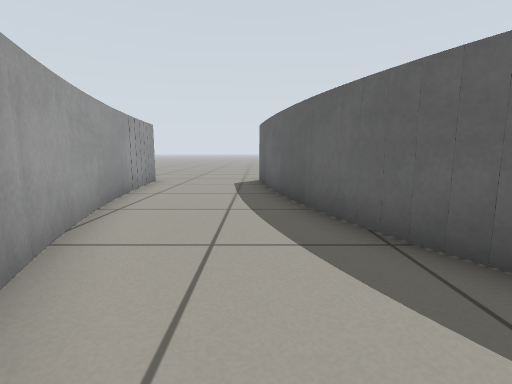
View 1 (above)

19 first-person views from a walk through a Gazebo world. The camera is 0.51 m above the floor, tilts 8° down and sees 85° across. The floor is counted in squares, 0.5 m on a side. Each view is taken from the middle of a square. On the plan, view 1 faces up. The plan holds only what a view shows up to about 11 squares ahead; the rest is blank.

View 2
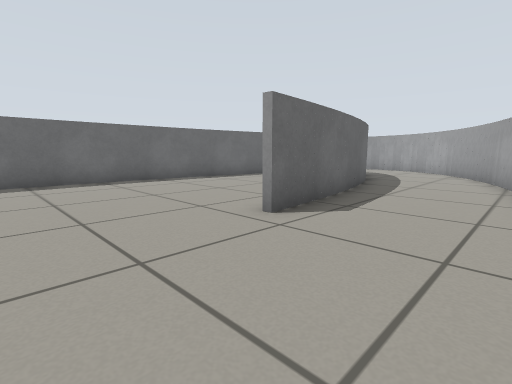

View 3
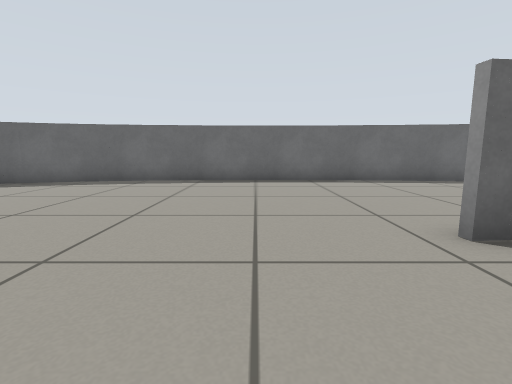

View 4
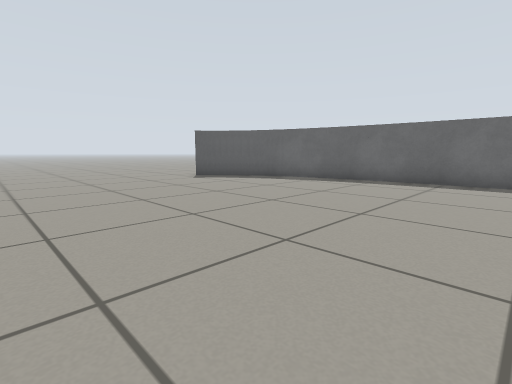

View 5
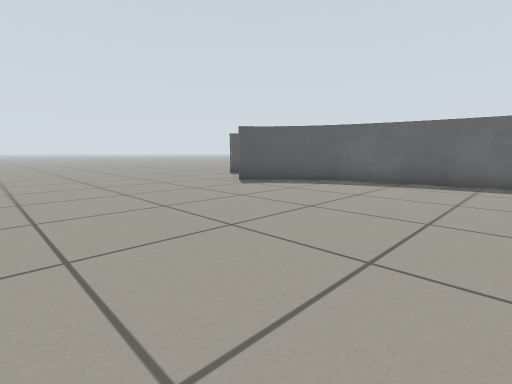

View 6
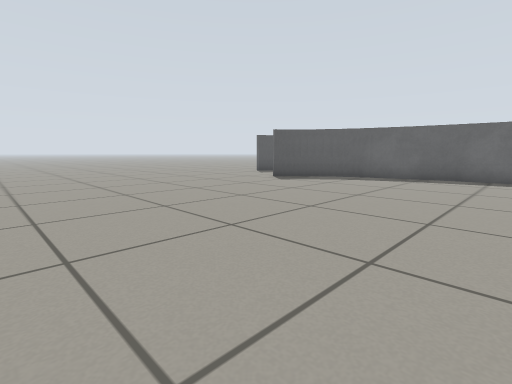

View 7
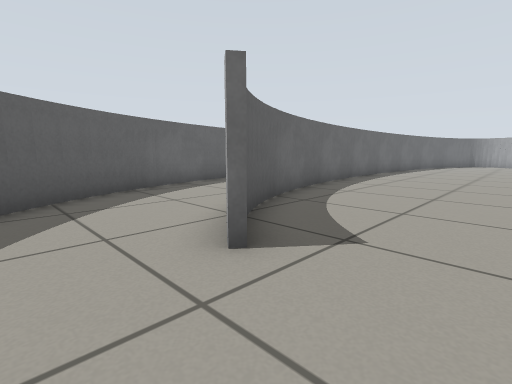

View 8
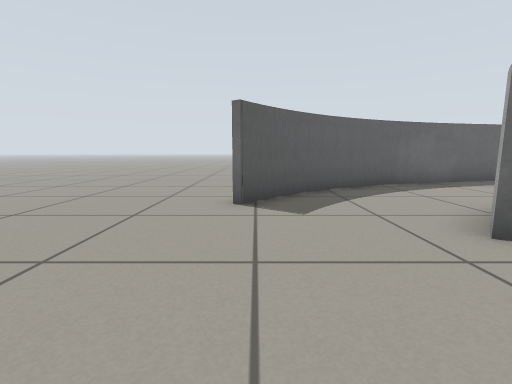

View 9
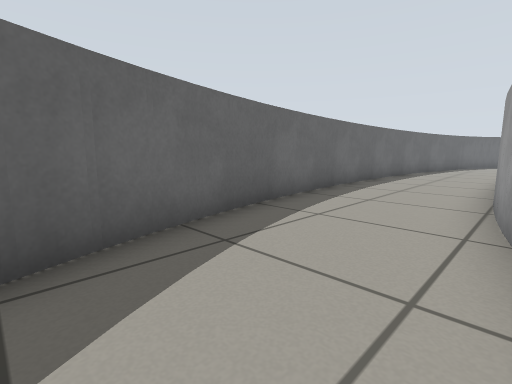

View 10
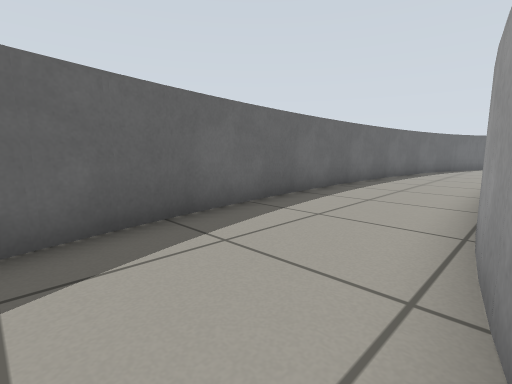

View 11
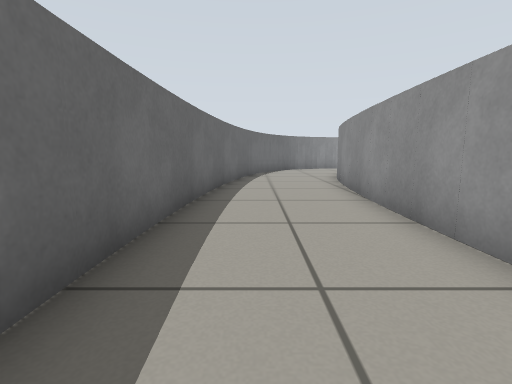

View 12
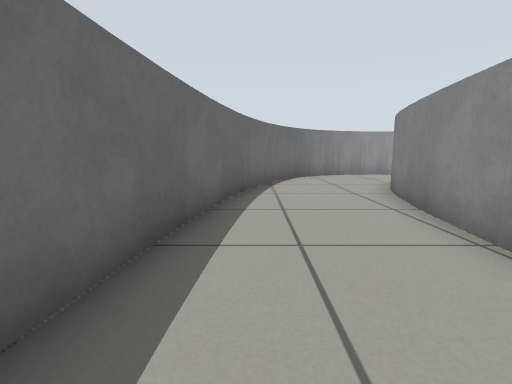

View 13
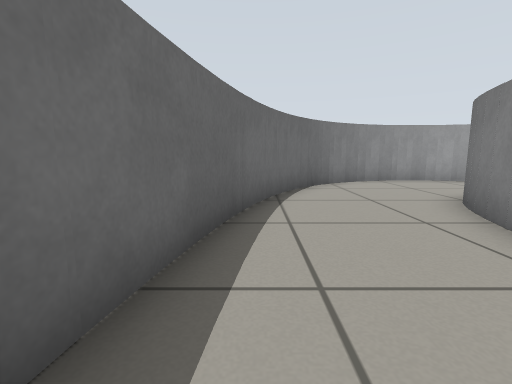

View 14
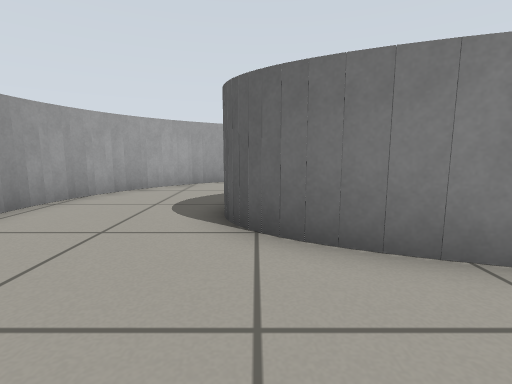

View 15
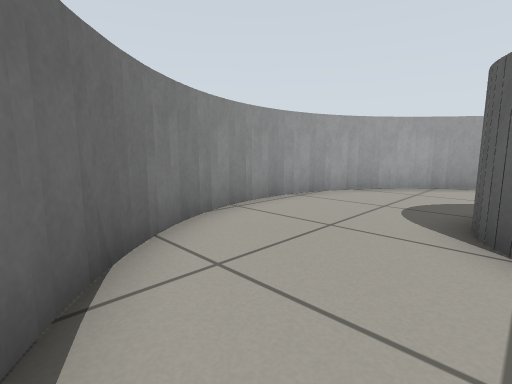

View 16
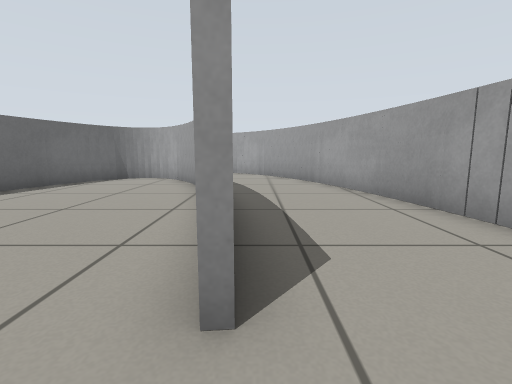

View 17
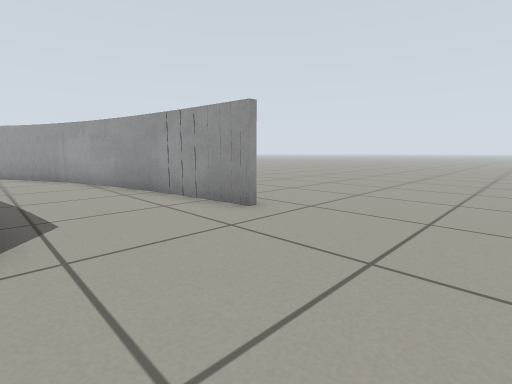

View 18
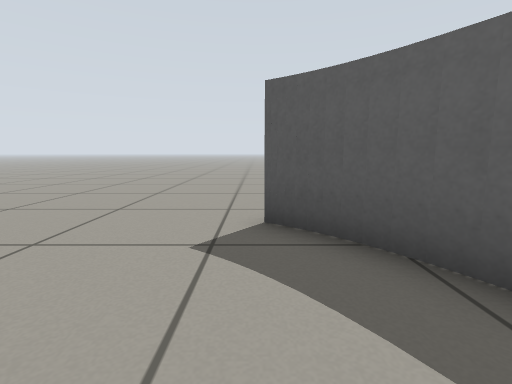

View 19
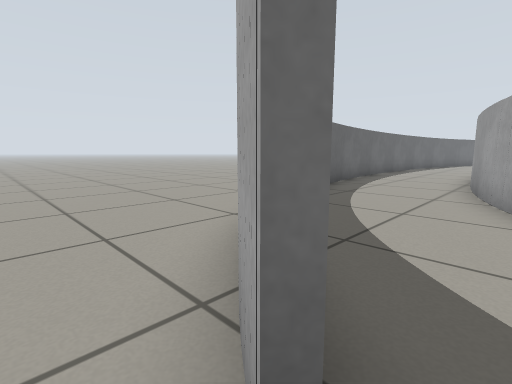

### Floor plan
Points are (right, up) in squares from view 1. A wall is a line through its corners. A room is listed if a view was taken in it or the views show most of it. See-through windows are left out.
Room 1 (views 1, 2, 3, 4, 5, 6, 7, 8, 9, 10, 11, 12, 13, 14, 15, 16, 17, 18, 19)
walls: (7.5, 16.6) (7.5, 15.6); (7.6, 13.7) (7, 19); (7.6, 12.6) (7.6, 8.8); (6.9, 18.9) (6.6, 20.4); (6.6, 20.2) (6.2, 21.4); (6.8, 20.4) (7.6, 16.6); (6.2, 21.2) (6, 21.8); (6, 21.7) (5.4, 22.8); (6.2, 21.7) (6.8, 20.3); (7.6, 8.9) (7, 4.5); (5.4, 22.7) (5, 23.3); (-3.7, 10.3) (-3, 5.2); (0.4, 7.1) (0.1, 10.6); (11.2, 16.9) (11.1, 18); (7.4, 7.8) (7.5, 13.8); (5.1, 23.2) (4.5, 23.8); (0.7, 6.6) (0.5, 7.2); (11.2, 18) (10.4, 21.4); (4.6, 23.7) (4.1, 24.1); (11.5, 11.6) (11.4, 17); (4.2, 24.2) (4.7, 23.8); (7, 6.1) (7.2, 7.9); (10.5, 21.4) (9.6, 23.7); (1.2, 4.7) (0.6, 6.7); (9.6, 23.6) (8.9, 24.7); (7, 4.6) (6.3, 2.3) (5.9, 1.5); (-3, 5.4) (-2.5, 3.6); (9.1, 24.6) (7.9, 26); (1.6, 3.4) (1.1, 4.8); (1.8, 3.2) (2.6, 1.8); (8, 25.9) (7.1, 26.8); (7.2, 26.7) (6.4, 27.3); (-2.6, 3.7) (-1.5, 0.9); (6.3, 2.8) (7.1, 6.2); (2.2, 2.2) (1.5, 3.6); (6.5, 27.5) (7.5, 26.8); (2.6, 2) (3, 1.4); (11, 4.6) (11.6, 11.8); (5.9, 1.9) (6.2, 2.8); (2.9, 1.5) (3.3, 1); (5.9, 1.6) (5.7, 1.2); (3.2, 1.2) (3.6, 0.9); (5.5, 1.3) (5.9, 2.1); (-1.5, 1.1) (-1, 0.1); (10.3, 2.2) (10.8, 4.7); (-1.1, 0.2) (-0.3, -0.8); (9.8, 0.7) (10.3, 2.3); (-0.4, -0.8) (0.6, -1.9); (9.4, 0.1) (9.8, 0.9); (8.8, -1) (9.5, 0.2); (0.7, -1.9) (1.8, -2.7); (8.3, -1.6) (8.9, -0.8); (1.7, -2.6) (2.3, -2.9); (7.8, -2) (8.3, -1.5); (2.2, -2.9) (2.8, -3.1); (7.4, -2.4) (8, -1.9); (2.7, -3.1) (3.3, -3.2); (6.9, -2.7) (7.4, -2.3); (3.2, -3.2) (3.8, -3.3); (6.4, -2.9) (7, -2.6); (3.7, -3.3) (4.5, -3.3); (5.8, -3.1) (6.5, -2.9); (4.4, -3.3) (4.9, -3.3); (4.8, -3.3) (5.4, -3.2); (5.3, -3.3) (5.9, -3.1)
ways out: opening at (-5, 10); opening at (9.2, 27)

Positions as (right, up) in squares from view 1, and headings:
1: (0, 0), facing up
2: (-3, 14), facing down-right
3: (-3, 13), facing right
4: (-3, 13), facing up-right
5: (-3, 16), facing up-right
6: (-5, 16), facing up-right
7: (2, 26), facing down-right
8: (1, 27), facing right
9: (7, 23), facing down-right
10: (7, 21), facing down-right
11: (10, 15), facing down
12: (10, 10), facing down
13: (10, 7), facing down
14: (9, 1), facing left
15: (9, 1), facing down-left
16: (0, 12), facing down
17: (0, 14), facing down-left
18: (4, 20), facing up
19: (6, 28), facing down-right
